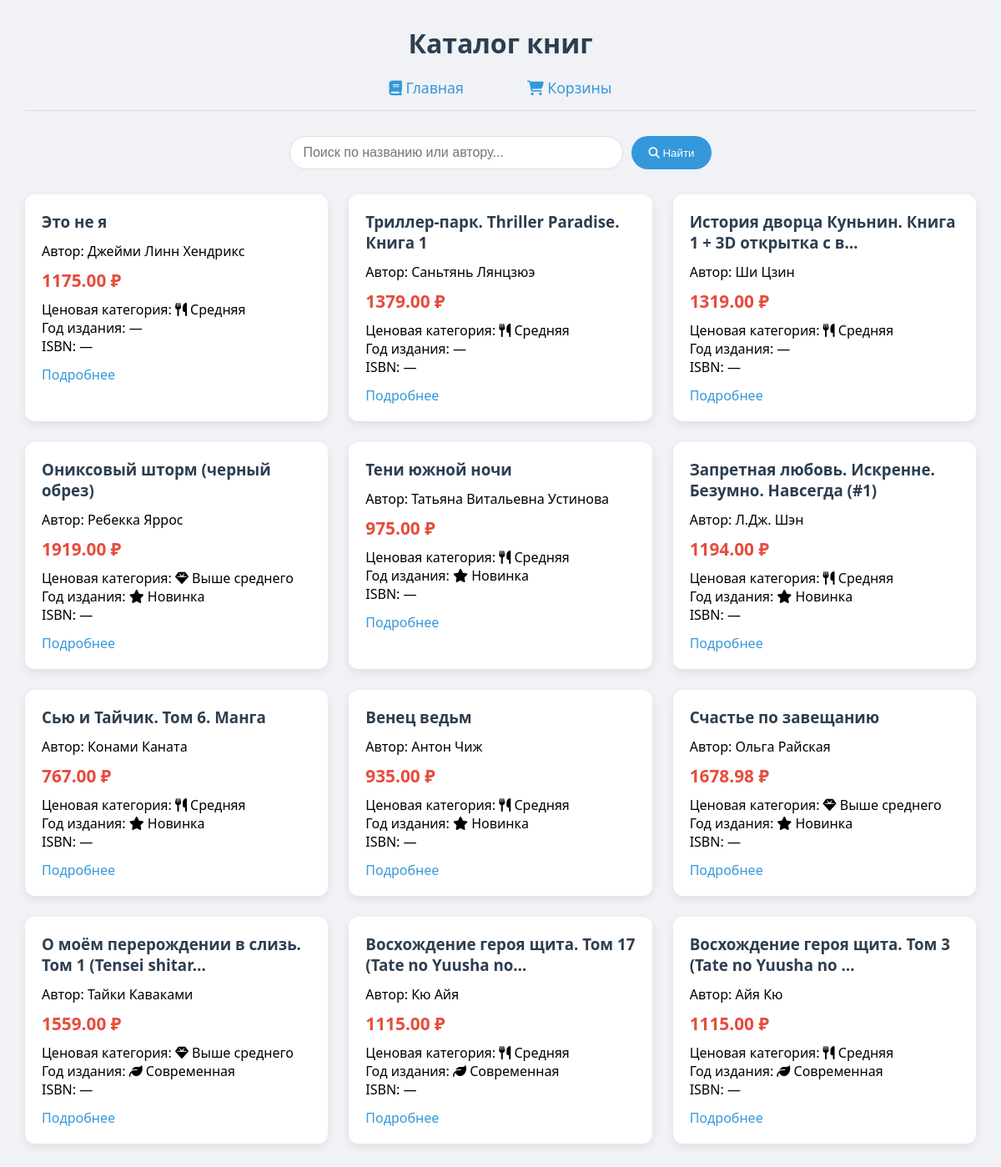
The app's page /, older data.
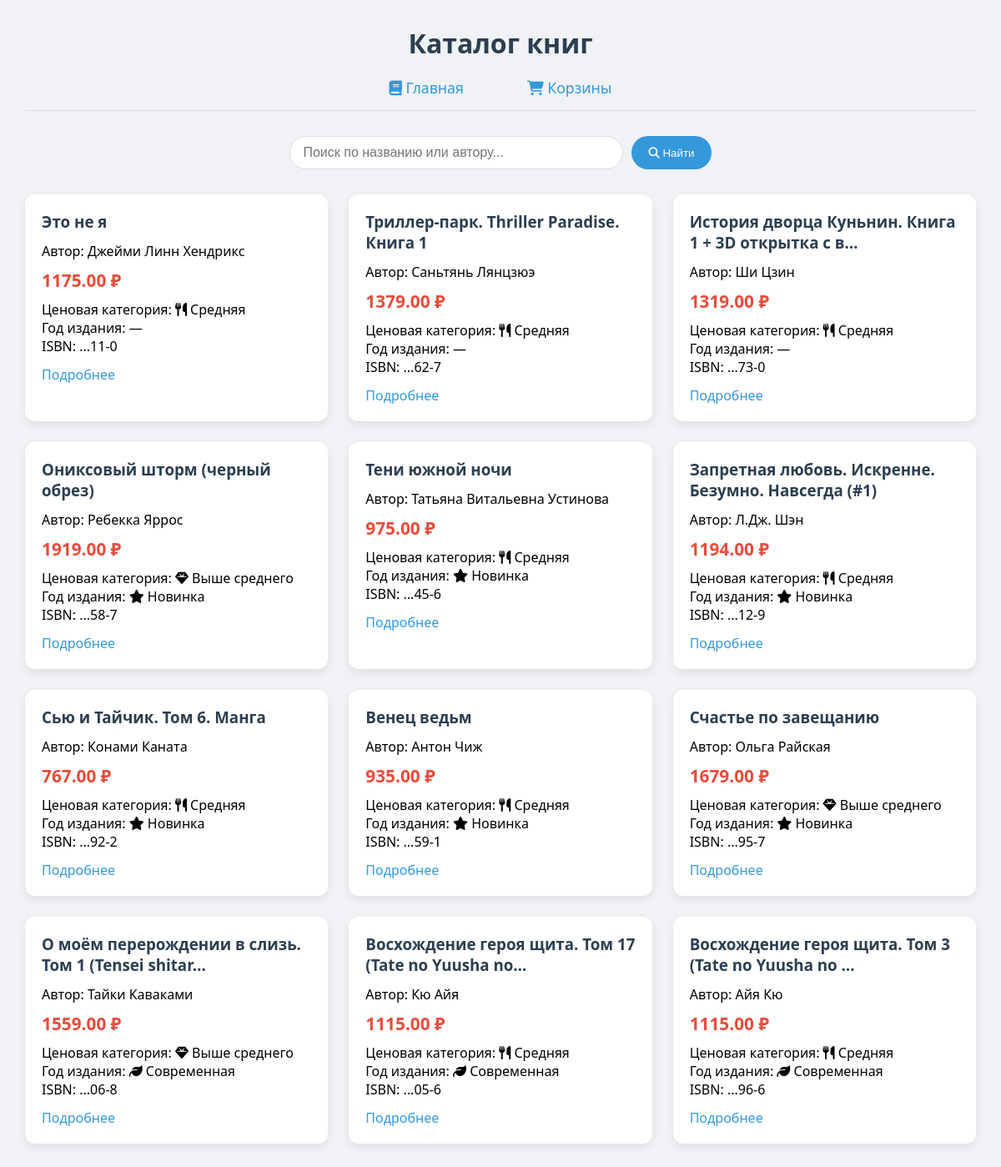
The same page, newer data.
### books/models.py (models this page shows, shortened)
class Book(models.Model):
    title = models.CharField(max_length=300, verbose_name="Название")
    price = models.DecimalField(max_digits=10, decimal_places=2, blank=True, null=True, verbose_name="Цена")
    author = models.CharField(max_length=200, blank=True, null=True, verbose_name="Автор")
    city = models.CharField(max_length=100, blank=True, null=True, verbose_name="Город")
    source = models.CharField(max_length=100, blank=True, null=True, verbose_name="Источник")
    isbn = models.CharField(max_length=50, blank=True, null=True, verbose_name="ISBN")
    publisher = models.CharField(max_length=200, blank=True, null=True, verbose_name="Издательство")
    year = models.CharField(max_length=10, blank=True, null=True, verbose_name="Год")
    genre = models.CharField(max_length=200, blank=True, null=True, verbose_name="Жанр")
    isbn_clean = models.CharField(max_length=20, blank=True, null=True, verbose_name="ISBN (чистый)")
    created_at = models.DateTimeField(auto_now_add=True, verbose_name="Дата добавления")
    class Meta:
        verbose_name = "Книга"
        verbose_name_plural = "Книги"
        ordering = ['-created_at']

### books/views.py (the view, shortened to what this page needs)
# urls.py: path('', views.book_list, name='book_list'),
def book_list(request):
    query = request.GET.get('q', '')
    books = Book.objects.all()
    return render(request, 'books/book_list.html', {'books': books, 'query': query})

### books/templatetags/book_filters.py (called while the page is built)
@register.filter
def hide_isbn(value):
    if value and len(value) > 4:
        return f"...{value[-4:]}"
    return value or "—"

@register.filter
def book_age(year):
    from datetime import datetime
    current_year = datetime.now().year
    try:
        y = int(year)
        if y >= current_year - 1:
            return mark_safe('<i class="fas fa-star"></i> Новинка')
        elif y <= current_year - 10:
            return mark_safe('<i class="fas fa-book"></i> Классика')
        else:
            return mark_safe('<i class="fas fa-leaf"></i> Современная')
    except (TypeError, ValueError):
        return "—"

@register.filter
def price_level(price):
    try:
        p = float(price)
        if p < 500:
            return mark_safe('<i class="fas fa-coffee"></i> Бюджетная')
        elif p < 1500:
            return mark_safe('<i class="fas fa-utensils"></i> Средняя')
        elif p < 3000:
            return mark_safe('<i class="fas fa-gem"></i> Выше среднего')
        else:
            return mark_safe('<i class="fas fa-crown"></i> Дорогая')
    except (TypeError, ValueError):
        return "—"

### books/templates/books/book_list.html (shortened to what this page needs)
{% extends 'books/base.html' %}
{% load book_filters %}
{% block content %}
<form method="get" action="{% url 'book_list' %}" class="search-form">
    <input type="text" name="q" value="{{ query }}" placeholder="Поиск по названию или автору..." class="search-input">
    <button type="submit" class="search-btn"><i class="fas fa-search"></i> Найти</button>
</form>
<div class="book-grid">
    {% for book in books %}
    <div class="book-card">
        <h3>{{ book.title|truncatechars:50 }}</h3>
        <p>Автор: {{ book.author|default:"Не указан" }}</p>
        <p class="price">{{ book.price|default:"---" }} ₽</p>
        <p>Ценовая категория: {{ book.price|price_level }}</p>
        <p>Год издания: {{ book.year|book_age }}</p>
        <p>ISBN: {{ book.isbn_clean|hide_isbn }}</p>
        <a href="{% url 'book_detail' book.id %}" class="detail-link">Подробнее</a>
    </div>
    {% empty %}
        <p style="text-align: center;">Ничего не найдено :(</p>
    {% endfor %}
</div>
{% endblock %}

### books/templates/books/base.html (shortened to what this page needs)
<!DOCTYPE html>
<html lang="ru">
<head>
    <link rel="stylesheet" href="https://cdnjs.cloudflare.com/ajax/libs/font-awesome/6.5.1/css/all.min.css">
</head>
<body>
<div class="container">
    <h1>Каталог книг</h1>
    <div class="main-menu">
        <a href="{% url 'book_list' %}"><i class="fas fa-book"></i> Главная</a>
        <a href="{% url 'carts_list' %}"><i class="fas fa-shopping-cart"></i> Корзины</a>
    </div>
    {% block content %}{% endblock %}
</div>
</body>
</html>

### books/templates/books/base.html (style rules this page uses)
* { margin: 0; padding: 0; box-sizing: border-box; }
body { font-family: 'Segoe UI', Arial, sans-serif; background: #f0f2f5; padding: 30px; }
.container { max-width: 1300px; margin: 0 auto; }
h1 { text-align: center; margin-bottom: 20px; color: #2c3e50; }
.main-menu { text-align: center; margin-bottom: 30px; padding-bottom: 15px; border-bottom: 1px solid #ddd; }
.main-menu a { text-decoration: none; color: #3498db; font-size: 1.1em; margin: 0 20px; padding: 8px 16px; border-radius: 20px; }
.search-form { display: flex; gap: 10px; justify-content: center; margin-bottom: 30px; }
.search-input { flex: 1; max-width: 400px; padding: 10px 15px; border: 1px solid #ddd; border-radius: 25px; font-size: 16px; }
.search-btn { padding: 10px 20px; background: #3498db; color: white; border: none; border-radius: 25px; cursor: pointer; }
.book-grid { display: grid; grid-template-columns: repeat(auto-fill, minmax(280px, 1fr)); gap: 25px; }
.book-card { background: white; border-radius: 12px; padding: 20px; box-shadow: 0 4px 12px rgba(0,0,0,0.08); transition: transform 0.2s; }
.book-card h3 { color: #2c3e50; margin-bottom: 12px; }
.price { color: #e74c3c; font-size: 1.3em; font-weight: bold; margin: 10px 0; }
.detail-link { display: inline-block; margin-top: 12px; color: #3498db; text-decoration: none; }

Row changes from the older to the newer data that the page shows:
changed Book "Это не я": isbn_clean|hide_isbn "—" → "...11-0"
changed Book "Триллер-парк. Thriller Paradise. Книга 1": isbn_clean|hide_isbn "—" → "...62-7"
changed Book "Ши Цзин": isbn_clean|hide_isbn "—" → "...73-0"
changed Book "Ониксовый шторм (черный обрез)": isbn_clean|hide_isbn "—" → "...58-7"
changed Book "Тени южной ночи": isbn_clean|hide_isbn "—" → "...45-6"
changed Book "Запретная любовь. Искренне. Безумно. Навсегда (#1)": isbn_clean|hide_isbn "—" → "...12-9"
changed Book "Сью и Тайчик. Том 6. Манга": isbn_clean|hide_isbn "—" → "...92-2"
changed Book "Венец ведьм": isbn_clean|hide_isbn "—" → "...59-1"
changed Book "Счастье по завещанию": price "1678.98" → "1679.00"; isbn_clean|hide_isbn "—" → "...95-7"
changed Book "Тайки Каваками": isbn_clean|hide_isbn "—" → "...06-8"
changed Book "Кю Айя": isbn_clean|hide_isbn "—" → "...05-6"
changed Book "Айя Кю": isbn_clean|hide_isbn "—" → "...96-6"
